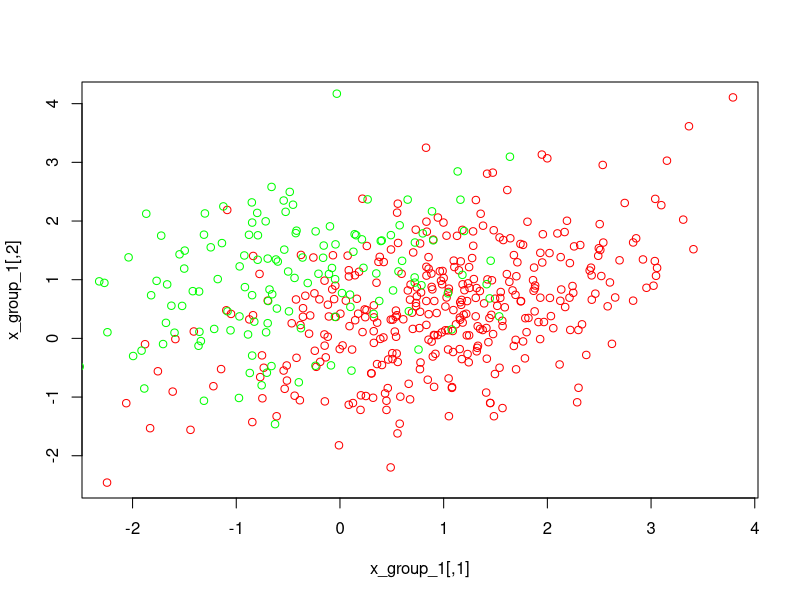
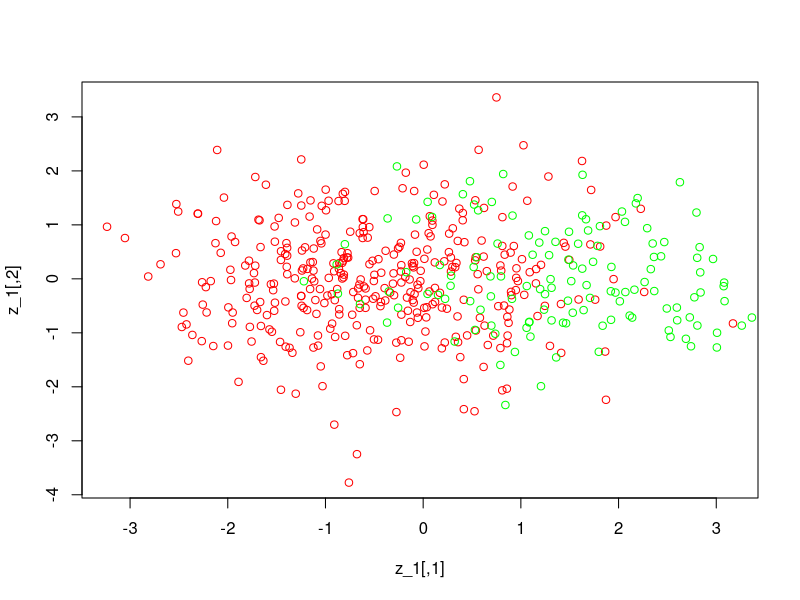

Generate these figures, in order, with R: (Note: this script raises an error after producing the figures.)
#Ejercicio 9)
# Vamos a hacer las cuentas en R para comprobar las propiedades que sugiere
#el ejercicio teórico

install.packages('expm')
library(expm)

#Definimos las matrices, vectores y magnitudes del problema
sigma_w = matrix(c(1,1/2,1/2,1),ncol = 2, nrow = 2)

mu_1 = c(1,1/2)
mu_2 = c(-1/2,1)

pi_1 = 3/4
pi_2 = 1/4

mu_x = pi_1*mu_1 + pi_2*mu_2

sigma_b = pi_1*((mu_1 - mu_x) %*% t(mu_1 - mu_x)) + pi_2*((mu_2 - mu_x) %*% t(mu_2 - mu_x))

#definimos como la matriz C triangular tal que t(C) %*% C recupere sigma_w:
C = sqrtm(sigma_w)
#compruebo:
t(C) %*% C
#me da igual que sigma_w!

#calculo los autovalores y autovectores de B C^(-1) simga_b C que me define la
#magnitud F que quiero maximizar y adopta los valores maximos en sus autovectores:
B = t(solve(C)) %*% sigma_b %*% solve(C)

#calculo ave y ava:
b = eigen(B)

#a continuación defino la matriz A que esta compuesta por los alpha definidos 
#como C^(-1)*beta_j con beta_j autovector de B:
A_aux = b$vectors

A = solve(C) %*% A_aux 
A

#calculo las cordenadas de los centroides según definicion:
#centroides
v_1 = t(A)%*%mu_1
v_2 = t(A)%*%mu_2

#la ditancia euclidea entre los centroides transformados al espacio de coordenadas
#discriminantes está dado por la norma 2 euclidea:

#distancia euclidea
norm(v_1 - v_2, "2")

#comparo esta magnitud con la distancia de los centroides en el espacio
#original pero calculada con la métrica definida por las covarianzas
#de las variables aleatorias originales:

#distancia mahalanobis
sqrt(t(mu_1-mu_2)%*%solve(sigma_w)%*%(mu_1 - mu_2))

#me da exactamente lo mismo!!

#realizo las simulaciones para probar la version estimada de lo hecho arriba:
## simulación:

library(MASS)

n_1 = rbinom(1,500,3/4)
n_2 = 500 - n_1
x_group_1 = mvrnorm(n_1, mu = mu_1, Sigma = sigma_w)
x_group_2 = mvrnorm(n_2, mu = mu_2, Sigma = sigma_w)
plot(x_group_1, col = 'red')
points(x_group_2, col = 'green')


x_1_cent = sweep(x_group_1,2,mu_x)
x_2_cent = sweep(x_group_2,2,mu_x)
z_1 =t( t(A)%*%t(x_1_cent)) #el quilombo de transpuestas es culpa de R

z_2 =t( t(A)%*%t(x_2_cent)) #el quilombo de transpuestas es culpa de R

plot(z_1, col = 'red')
points(z_2, col = 'green')
#se observa que la varianza esta "alineada" horizontalmente. Esto ocurre porque
#el segundo autovalor es 0, indicándonos que toda la varianza se explica a partir
#de la primer coordenada discriminante

## Bonus Track: Ejercicio 10
#Vamos primero a implementar las funciones que calculan las matrices H y U, 
#"proxys" de sigma_w y sigma_b a menos de una normalización.

#lo hacemos "a mano" haciendo literalmente las sumas en gurpos y muestras
#para comprobar que esté bien:

#metodo manual
U = matrix(0,nrow = 4, ncol = 4)
for (level in unique(data$Species)){
  x_i = data[data$Species ==level,1:4]
  x_i_raya = colMeans(x_i)
  x_new = sweep(x_i,2,x_i_raya)
  U_aux = matrix(0,nrow = ncol(x_i), ncol = ncol(x_i))
  n_k = nrow(x_new)
  for(i in 1:n_k){
    matrix_aux = data.matrix(x_new[i,])
    element_ = t(matrix_aux) %*% (matrix_aux)
    U_aux = U_aux + element_
  }
  print(U_aux)
  print(c('Termino el nivel: ',level))
  U = U + U_aux
  
}
U

#ahora hacemos una función un poco más compacta que hace lo mismo:

ss.split = function(data,grouping){
  U = matrix(0,nrow = ncol(data), ncol = ncol(data))
  H = matrix(0,nrow = ncol(data), ncol = ncol(data))
  data = data.matrix(data)
  x_raya =  colMeans(data)
  for (level in unique(grouping)){
    x_i = data[grouping == level,]
    x_i_raya = colMeans(x_i)
    x_new = sweep(x_i,2,x_i_raya)
    U_aux = t(x_new) %*% x_new
    print(c('Termino el nivel:',level))
    U = U + U_aux
    n_k = nrow(x_i)
    
    H_aux = n_k * (x_i_raya - x_raya) %*% t(x_i_raya - x_raya)
    
    H = H + H_aux
  }
  return(list(U,H,U+H))
}

#probemos nuestra función en algunas simulaciones!

#dado que las simulaciones se comparan en el contexto del ejercicio anterior, 
#defino las mismas magnitudes y objetos:

library(MASS)

sigma_w = matrix(c(1,1/2,1/2,1),ncol = 2, nrow = 2)

mu_1 = c(1,1/2)
mu_2 = c(-1/2,1)

pi_1 = 3/4
pi_2 = 1/4

mu_x = pi_1*mu_1 + pi_2*mu_2
sigma_b = pi_1*((mu_1 - mu_x) %*% t(mu_1 - mu_x)) + pi_2*((mu_2 - mu_x) %*% t(mu_2 - mu_x))


n_1 = 150
n_2 = 50
x_group_1 = mvrnorm(n_1, mu = mu_1, Sigma = sigma_w)
x_group_2 = mvrnorm(n_2, mu = mu_2, Sigma = sigma_w)
X = rbind(x_group_1,x_group_2)


grupos = c()
for(i in 1:200){
  if(i>150){
    grupos[i] = 'g_1'
  }
  else {
    grupos[i] = 'g_2'
  }
}
grupos = factor(grupos)
matrices = ss.split(X,grupos)

n = 200
k = 2

#defino las matrices sigma_within y between a partir de el output de ss.split
#y agregando el factor de escala dado, en el caso bewteen, por la diferencia
#entre cantidad de muetras y cantidad de grupos y, en el caso between, por la cantidad
#de muestras dado que H se calculo usando el tamaño del grupo y no las probabilidades
#prioir. Si fuera calculado a partir de las prioir, no hace falta esta normalizacion

sigma_w_est = matrix(unlist(matrices[1]), ncol = 2) / (n-k)
mean(abs(sigma_w_est - sigma_w))

#vemos que da muy parecida!


sigma_b_est =  matrix(unlist(matrices[2]), ncol = 2) / (n - 1)
mean(abs(sigma_b_est - sigma_b))

#también parece estar bien estimada!


#calculamos los centroides estimados con los datos:
mu_1_est = colMeans(x_group_1)
mu_2_est = colMeans(x_group_2)

mu_x_est = 3/4*mu_1_est + 1/4*mu_2_est

#Por ultimo, calculamos los alfa. En este caso no lo hacemos igual al ejercicio
# anterior porque no tenemos interes en obtener alphas no normalizados para hacer
#coincidir la distancia de mahalanobis con la euclidea. En este sentido, directamente
#calculamos los alpha con la condicion que si deben cumplir: ser autovectores
#de sigma_w^(-1) * sigma_b:


b =  eigen(solve(sigma_w)%*%sigma_b)
b_est = eigen(solve(sigma_w_est)%*%sigma_b_est)

A_est = b_est$vectors

A = b$vectors


#centroides muestrales de las coord disc:
v_1_est = t(A_est)%*%mu_1_est
v_2_est = t(A_est)%*%mu_2_est

v_1 = t(A)%*%mu_1
v_2 = t(A)%*%mu_2

v_1_est
v_2_est
v_1
v_2

#observo que se parecen mucho!

#por ultimo defino una nueva funcion ss.split que agrega la posibilidad
#de, en caso de conocerlas, calcular sigma_b a partir de la probabilidad
#prior de pertenecer a un dado grupo G_i:

ss.split_2 = function(data,grouping, priors = NULL){
  U = matrix(0,nrow = ncol(data), ncol = ncol(data))
  H = matrix(0,nrow = ncol(data), ncol = ncol(data))
  data = data.matrix(data)
  x_raya =  colMeans(data)
  contador = 0
  for (level in unique(grouping)){
    contador = contador + 1
    x_i = data[grouping == level,]
    x_i_raya = colMeans(x_i)
    x_new = sweep(x_i,2,x_i_raya)
    U_aux = t(x_new) %*% x_new
    print(c('Termino el nivel:',level))
    U = U + U_aux
    n_k = nrow(x_i)
    
    if(is.null(priors)){
      H_aux = n_k * (x_i_raya - x_raya) %*% t(x_i_raya - x_raya)
    }
    else {
      H_aux = priors[contador] * (x_i_raya - x_raya) %*% t(x_i_raya - x_raya)
    }
    
    
    H = H + H_aux
  }
  return(list(U,H,U+H))
}
